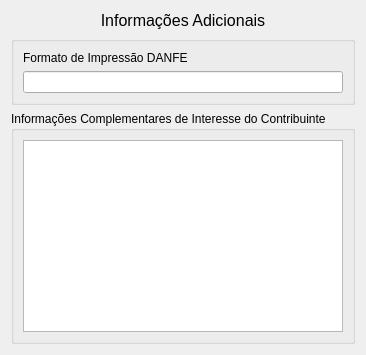
     <widget class="QWidget" name="tab_8">
      <attribute name="title">
       <string>Informações Adicionais</string>
      </attribute>
      <layout class="QVBoxLayout" name="verticalLayout_140">
       <item>
        <widget class="QLabel" name="label_121">
         <property name="sizePolicy">
          <sizepolicy hsizetype="Preferred" vsizetype="Maximum">
           <horstretch>0</horstretch>
           <verstretch>0</verstretch>
          </sizepolicy>
         </property>
         <property name="font">
          <font>
           <pointsize>12</pointsize>
          </font>
         </property>
         <property name="text">
          <string>Informações Adicionais</string>
         </property>
         <property name="alignment">
          <set>Qt::AlignCenter</set>
         </property>
        </widget>
       </item>
       <item>
        <layout class="QVBoxLayout" name="verticalLayout_139">
         <item>
          <layout class="QVBoxLayout" name="verticalLayout_142">
           <item>
            <widget class="QGroupBox" name="verticalGroupBox_91">
             <layout class="QVBoxLayout" name="verticalLayout_143">
              <item>
               <widget class="QLabel" name="label_122">
                <property name="text">
                 <string>Formato de Impressão DANFE</string>
                </property>
               </widget>
              </item>
              <item>
               <widget class="QLineEdit" name="lineEdit_informacaoes_formato_impressao">
                <property name="readOnly">
                 <bool>true</bool>
                </property>
               </widget>
              </item>
             </layout>
            </widget>
           </item>
          </layout>
         </item>
         <item>
          <widget class="QGroupBox" name="verticalGroupBox_89">
           <property name="title">
            <string>Informações Complementares de Interesse do Contribuinte</string>
           </property>
           <layout class="QVBoxLayout" name="verticalLayout_141">
            <item>
             <widget class="QTextEdit" name="textEdit_informacaoes_informacoes_complementares">
              <property name="readOnly">
               <bool>true</bool>
              </property>
             </widget>
            </item>
           </layout>
          </widget>
         </item>
        </layout>
       </item>
      </layout>
     </widget>
